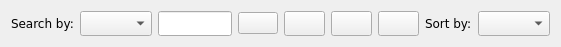
   <widget class="QWidget" name="">
    <property name="geometry">
     <rect>
      <x>321</x>
      <y>501</y>
      <width>561</width>
      <height>32</height>
     </rect>
    </property>
    <layout class="QHBoxLayout" name="horizontalLayout_14">
     <item>
      <layout class="QHBoxLayout" name="horizontalLayout_4">
       <item>
        <widget class="QLabel" name="label_2">
         <property name="font">
          <font>
           <family>Verdana</family>
          </font>
         </property>
         <property name="text">
          <string>Search by:</string>
         </property>
        </widget>
       </item>
       <item>
        <widget class="QComboBox" name="comboBox_4">
         <property name="sizePolicy">
          <sizepolicy hsizetype="Preferred" vsizetype="Minimum">
           <horstretch>0</horstretch>
           <verstretch>0</verstretch>
          </sizepolicy>
         </property>
        </widget>
       </item>
       <item>
        <widget class="QLineEdit" name="lineEdit_4">
         <property name="sizePolicy">
          <sizepolicy hsizetype="Expanding" vsizetype="Minimum">
           <horstretch>0</horstretch>
           <verstretch>0</verstretch>
          </sizepolicy>
         </property>
        </widget>
       </item>
       <item>
        <widget class="QPushButton" name="searchButton_10">
         <property name="sizePolicy">
          <sizepolicy hsizetype="Minimum" vsizetype="Fixed">
           <horstretch>0</horstretch>
           <verstretch>0</verstretch>
          </sizepolicy>
         </property>
         <property name="text">
          <string/>
         </property>
         <property name="icon">
          <iconset>
           <normaloff>:/icon/icon/search-13-48.ico</normaloff>
           <normalon>:/imgs/imgs/search.png</normalon>
           <disabledoff>:/imgs/imgs/search.png</disabledoff>:/icon/icon/search-13-48.ico</iconset>
         </property>
         <property name="iconSize">
          <size>
           <width>20</width>
           <height>20</height>
          </size>
         </property>
        </widget>
       </item>
      </layout>
     </item>
     <item>
      <spacer name="horizontalSpacer_2">
       <property name="orientation">
        <enum>Qt::Horizontal</enum>
       </property>
       <property name="sizeHint" stdset="0">
        <size>
         <width>28</width>
         <height>25</height>
        </size>
       </property>
      </spacer>
     </item>
     <item>
      <layout class="QHBoxLayout" name="horizontalLayout_8">
       <item>
        <widget class="QPushButton" name="pushButton_30">
         <property name="sizePolicy">
          <sizepolicy hsizetype="Preferred" vsizetype="Minimum">
           <horstretch>0</horstretch>
           <verstretch>0</verstretch>
          </sizepolicy>
         </property>
         <property name="font">
          <font>
           <family>Verdana</family>
           <pointsize>9</pointsize>
          </font>
         </property>
         <property name="text">
          <string/>
         </property>
         <property name="icon">
          <iconset resource="resources.qrc">
           <normaloff>:/imgs/imgs/add.png</normaloff>:/imgs/imgs/add.png</iconset>
         </property>
         <property name="iconSize">
          <size>
           <width>20</width>
           <height>20</height>
          </size>
         </property>
         <property name="checkable">
          <bool>true</bool>
         </property>
         <property name="autoExclusive">
          <bool>false</bool>
         </property>
        </widget>
       </item>
       <item>
        <widget class="QPushButton" name="pushButton_31">
         <property name="sizePolicy">
          <sizepolicy hsizetype="Preferred" vsizetype="Minimum">
           <horstretch>0</horstretch>
           <verstretch>0</verstretch>
          </sizepolicy>
         </property>
         <property name="font">
          <font>
           <family>Verdana</family>
           <pointsize>9</pointsize>
          </font>
         </property>
         <property name="text">
          <string/>
         </property>
         <property name="icon">
          <iconset resource="resources.qrc">
           <normaloff>:/imgs/imgs/edit.png</normaloff>:/imgs/imgs/edit.png</iconset>
         </property>
         <property name="iconSize">
          <size>
           <width>20</width>
           <height>20</height>
          </size>
         </property>
        </widget>
       </item>
       <item>
        <widget class="QPushButton" name="pushButton_32">
         <property name="sizePolicy">
          <sizepolicy hsizetype="Preferred" vsizetype="Minimum">
           <horstretch>0</horstretch>
           <verstretch>0</verstretch>
          </sizepolicy>
         </property>
         <property name="font">
          <font>
           <family>Verdana</family>
           <pointsize>9</pointsize>
          </font>
         </property>
         <property name="text">
          <string/>
         </property>
         <property name="icon">
          <iconset resource="resources.qrc">
           <normaloff>:/imgs/imgs/delete.png</normaloff>:/imgs/imgs/delete.png</iconset>
         </property>
         <property name="iconSize">
          <size>
           <width>20</width>
           <height>20</height>
          </size>
         </property>
        </widget>
       </item>
      </layout>
     </item>
     <item>
      <spacer name="horizontalSpacer_5">
       <property name="orientation">
        <enum>Qt::Horizontal</enum>
       </property>
       <property name="sizeHint" stdset="0">
        <size>
         <width>28</width>
         <height>25</height>
        </size>
       </property>
      </spacer>
     </item>
     <item>
      <layout class="QHBoxLayout" name="horizontalLayout_9">
       <item>
        <widget class="QLabel" name="label_9">
         <property name="font">
          <font>
           <family>Verdana</family>
          </font>
         </property>
         <property name="text">
          <string>Sort by:</string>
         </property>
        </widget>
       </item>
       <item>
        <widget class="QComboBox" name="comboBox_5">
         <property name="sizePolicy">
          <sizepolicy hsizetype="Preferred" vsizetype="Minimum">
           <horstretch>0</horstretch>
           <verstretch>0</verstretch>
          </sizepolicy>
         </property>
        </widget>
       </item>
      </layout>
     </item>
    </layout>
   </widget>
